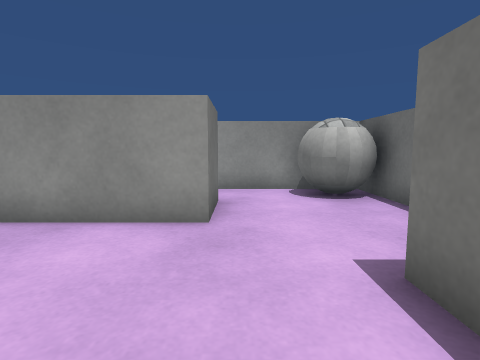
view 1 (above)

15 first-person views from a walk through a 3-D level made in the Unity game engine. The camera is 0.58 m above the floor, tilts 6° down and sees 80° across. The floor is counted in squares, 0.5 m on a side. Each view is taken from the middle of a square. On the plan, view 1 faces up. The plan holds only what a view shows up to about 12 squares ahead; the rest is blank. The place goes on beyond the plan. Surface patterns are stand-ins for the level's own textures.

view 2
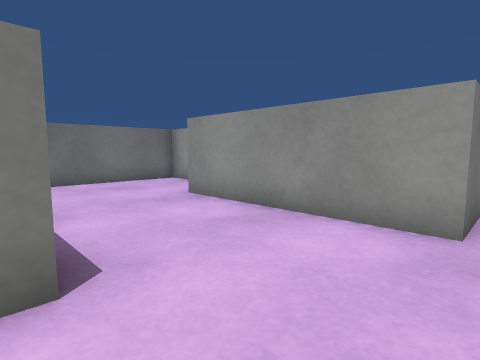

view 3
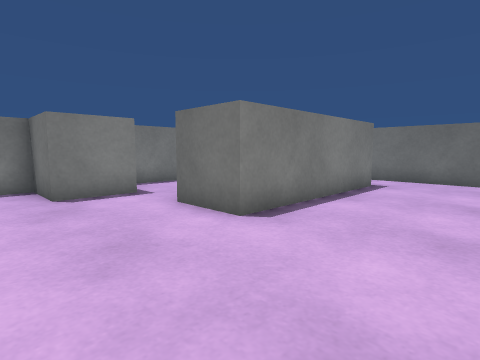

view 4
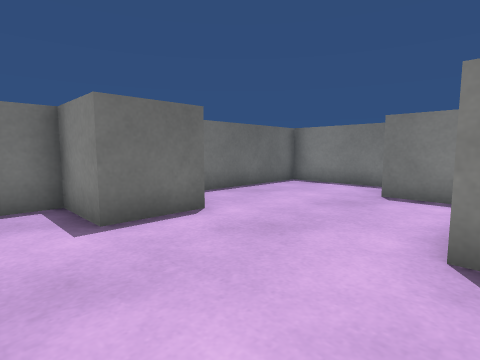

view 5
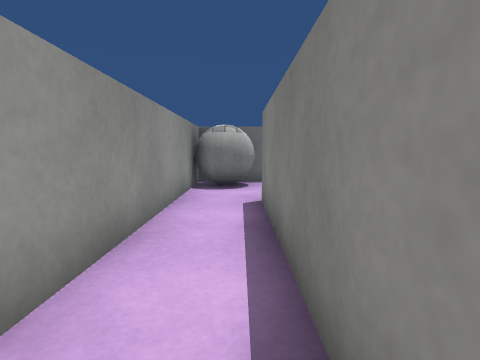

view 6
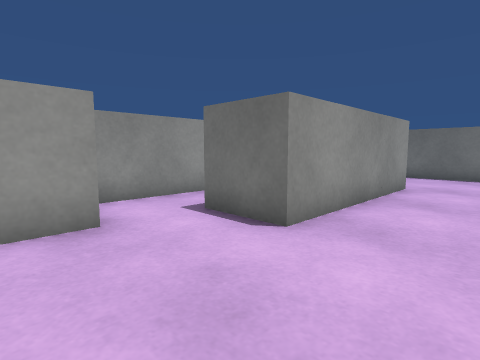

view 7
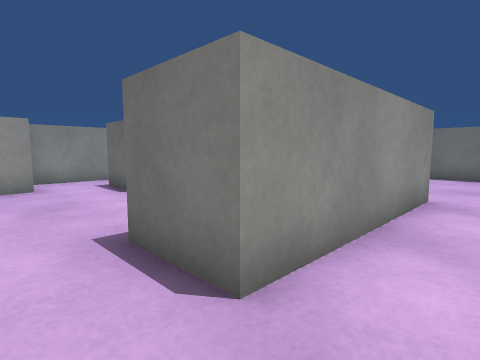

view 8
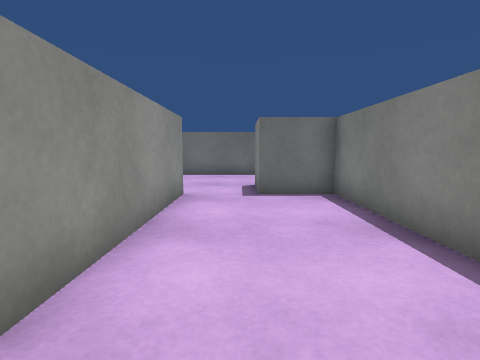

view 9
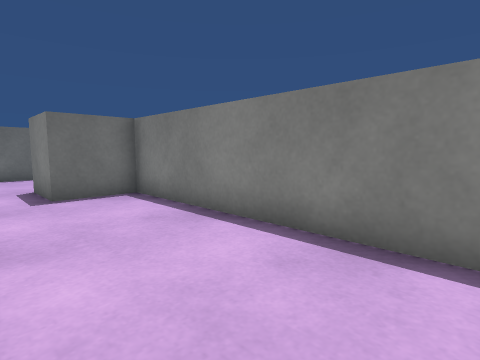

view 10
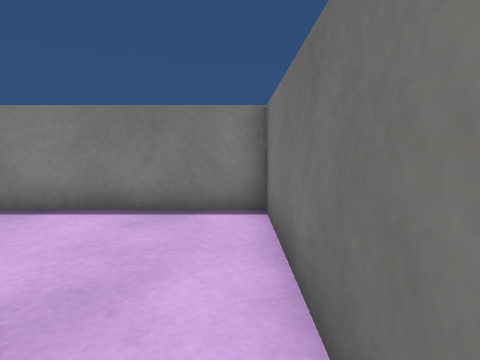

view 11
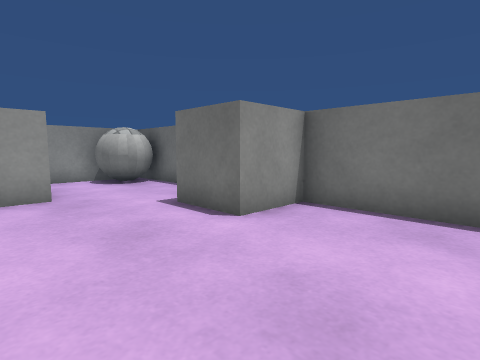

view 12
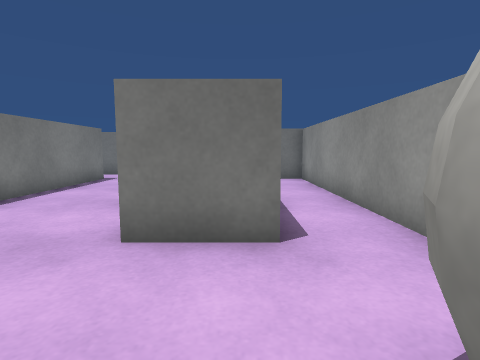

view 13
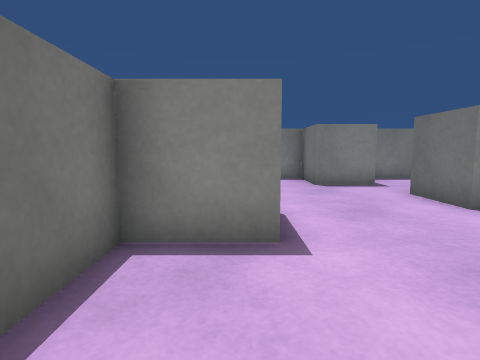

view 14
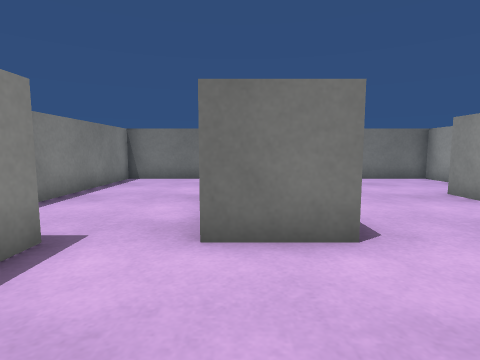

view 15
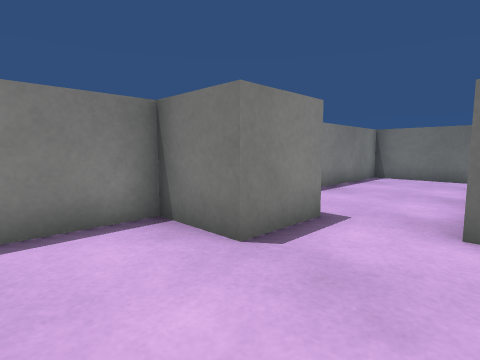

### Floor plan
Points are (right, up) in squares from view 1. A wall is a line through its corners. A room is listed if a view was taken in it or the views show most of it. See-through windows are left out.
Room 1 (views 1, 2, 3, 4, 5, 6, 11, 12, 13, 14, 15)
walls: (-0.5, 4.5) (-6.5, 4.5) (-6.5, 6.5) (-0.5, 6.5) (-0.5, 4.5); (-2.5, -3.5) (-0.5, -3.5) (-0.5, -5.5) (3.5, -5.5) (3.5, 0.5) (1.5, 0.5) (1.5, 2.5) (3.5, 2.5) (3.5, 8.5) (-8.5, 8.5) (-8.5, 7.6); (-8.5, 0.5) (-2.5, 0.5) (-2.5, -1.5); (-8.4, 6.5) (-10.5, 6.5) (-10.5, 0.5)
ways out: opening at (-9.5, -0.5) to room 2; opening at (-3, -2.5) to room 2
objects: ball (2, 7) to (3, 8)
Room 2 (views 7, 8, 9, 10)
walls: (-2.5, -1.5) (-8.5, -1.5) (-8.5, 0.5); (-10.5, 0.5) (-10.5, -5.5) (-2.5, -5.5) (-2.5, -3.5)
ways out: opening at (-9.5, -0.5) to room 1; opening at (-3, -2.5) to room 1

Positions as (right, up) in squares from view 1, and headings:
1: (0, 0), facing up
2: (0, 0), facing up-left
3: (1, 4), facing down-left
4: (-3, 4), facing down-right
5: (-7, 7), facing right
6: (-10, 2), facing up-right
7: (-10, -3), facing up-right
8: (-10, -3), facing right
9: (-10, -2), facing down-right
10: (-10, 0), facing down
11: (-2, -3), facing up-right
12: (3, 6), facing left
13: (2, 6), facing down
14: (1, -1), facing left
15: (2, -1), facing down-left
